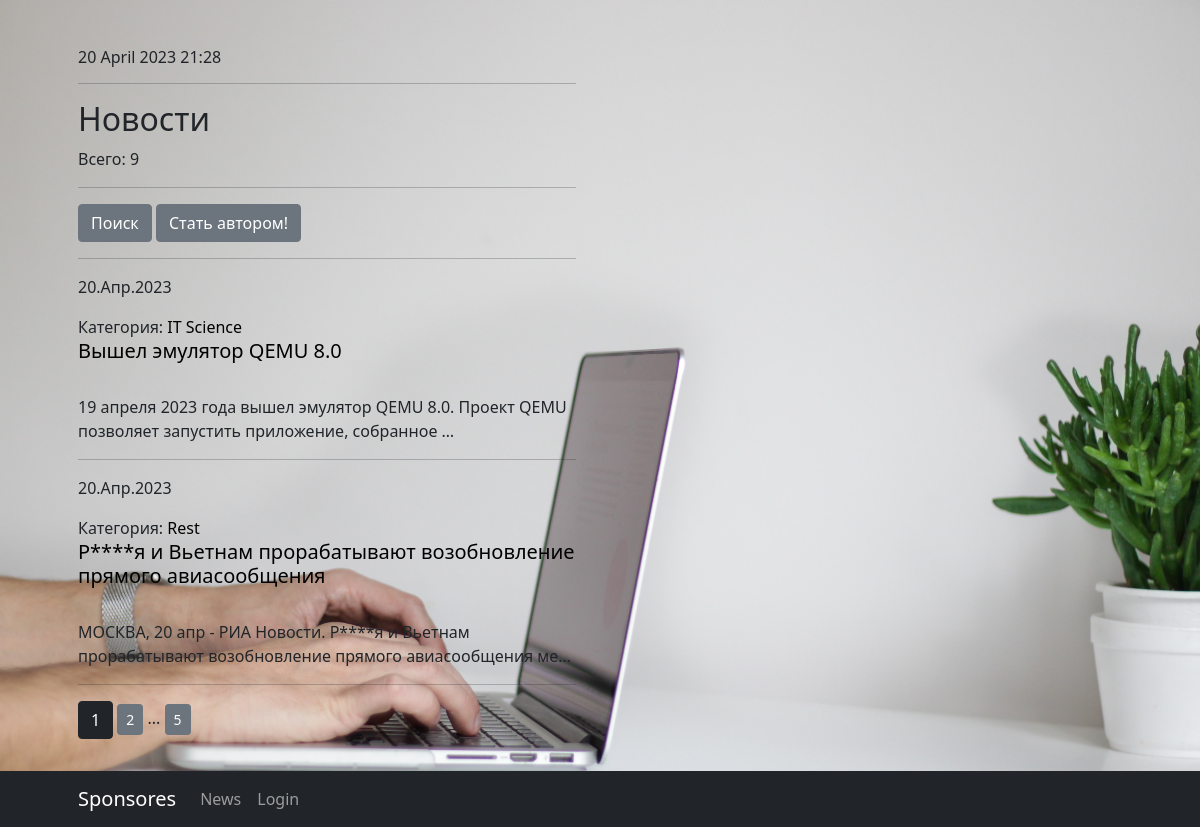
Page /news/ on the committed database.
### News/models.py (models this page shows, shortened)
class Post(models.Model):
    NEWS = 'NE'
    ARTICLE = 'AR'
    POSTTYPES = [
        (NEWS, 'Новость'),
        (ARTICLE, 'Статья'),
    ]
    post_author = models.ForeignKey(Author, on_delete=models.CASCADE, verbose_name='Автор')
    post_type = models.CharField(max_length=2, choices=POSTTYPES, default=NEWS, verbose_name='Тип поста')
    post_time_in = models.DateTimeField(auto_now_add=True, verbose_name='Дата публикации')
    post_category = models.ManyToManyField(Category, through='PostCategory', verbose_name='Категория поста')
    post_title = models.CharField(max_length=255, verbose_name='Заголовок')
    post_text = models.TextField(verbose_name='Текст')
    post_rating = models.FloatField(default=0, verbose_name='Рейтинг')
    class Meta:
        verbose_name = 'Пост'
        verbose_name_plural = 'Посты'
        ordering = ['-post_time_in']

class Category(models.Model):
    category_name = models.CharField(max_length=255, unique=True)
    subscribers = models.ManyToManyField(User, related_name='categories')
    def __str__(self):
        return f'{self.category_name}'
    class Meta:
        verbose_name = 'Категория'
        verbose_name_plural = 'Категории'

### News/views.py (the view)
# urls.py: path('', PostList.as_view(), name='post_list'),
class PostList(ListView):
    model = Post
    ordering = '-post_time_in'
    template_name = 'posts.html'
    context_object_name = 'post'
    paginate_by = 2
    def get_context_data(self, **kwargs):
        context = super().get_context_data(**kwargs)
        context['time_now'] = datetime.now()
        context['is_author'] = self.request.user.groups.filter(name='authors').exists()
        return context

### News/templatetags/custom_filters.py (called while the page is built)
@register.filter()
def censor(text):
    bad_words = ['bad', 'author', 'better', 'but', 'отпуск', 'Росси']
    if type(text) == str:
        for i in bad_words:
            text = text.replace(i[1:], '*' * len(i[1:]))
    return text

### News/templatetags/custom_tags.py (called while the page is built)
@register.simple_tag()
def current_time(format_string='%d %B %Y %H:%M'):
    return datetime.now().strftime(format_string)

@register.simple_tag(takes_context=True)
def url_replace(context, **kwargs):
    d = context['request'].GET.copy()
    for k, v in kwargs.items():
        d[k] = v
    return d.urlencode()

### News/templates/posts.html (shortened to what this page needs)
{% extends 'flatpages/default.html' %}
{% load custom_filters %}
{% load custom_tags %}
{% block content %}
    <h6>{% current_time %}</h6>
    <hr>
    <h2>Новости</h2>
    Всего: {{ page_obj.paginator.count }}
    <hr>
    <a class="btn btn-secondary" href="{% url 'post_search' %}">Поиск</a>
    {% if not is_author %}
        <a class="btn btn-secondary" href="{% url 'account_upgrade' %}">Стать автором!</a>
    {% endif %}
    <hr>
    {% if post %}
        {% for post in post %}
            <p>{{ post.post_time_in|date:'d.M.Y'}}</p>
            Категория: {% for cat in post.post_category.all %}
            <a class="mylink" href="{% url 'category_list' cat.id %}">{{ cat }}
            {% endfor %}
            <a class="mylink" href="/news/{{ post.id }}"><h5>{{ post.post_title|censor }}</h5></a>
            <br>
            <p>{{ post.post_text|truncatechars:100|censor }}</p>
            <hr>
        {% endfor %}
    {% else %}
       <h2>Новостей нет!</h2>
    {% endif %}
   <a class="btn btn-dark">{{ page_obj.number }}</a>
   {% if page_obj.has_next %}
       <a class="btn btn-secondary btn-sm" href="?{% url_replace page=page_obj.next_page_number %}">{{ page_obj.next_page_number }}</a>
       {% if paginator.num_pages != page_obj.next_page_number %}
           ...
           <a class="btn btn-secondary btn-sm" href="?{% url_replace page=page_obj.paginator.num_pages %}">{{ page_obj.paginator.num_pages }}</a>
       {% endif %}
   {% endif %}
{% endblock content %}

### News/templates/posts.html (style rules this page uses)
.mylink { color:black; text-decoration: none }

### rows in the picture
Post: post_time_in "20.Апр.2023", post_title|censor "Вышел эмулятор QEMU 8.0", post_text|censor "19 апреля 2023 года вышел эмулятор QEMU 8.0. Проект QEMU позволяет запустить приложение, собранное …"
Category: category_name "IT"
Category: category_name "Science"
Post: post_time_in "20.Апр.2023", post_title|censor "Р****я и Вьетнам прорабатывают возобновление прямого авиасообщения", post_text|censor "МОСКВА, 20 апр - РИА Новости. Р****я и Вьетнам прорабатывают возобновление прямого авиасообщения ме…"
Category: category_name "Rest"

### other values in the picture
{{ page_obj.paginator.count }} "9"
{{ page_obj.number }} "1"
{{ page_obj.next_page_number }} "2"
{{ page_obj.paginator.num_pages }} "5"
